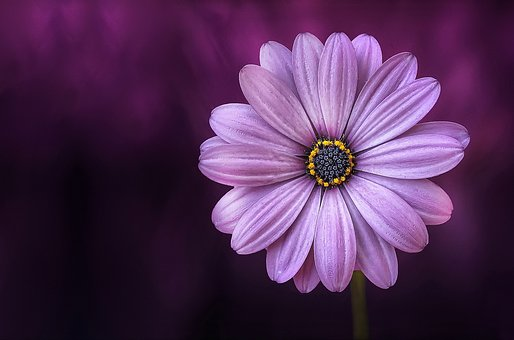
#> input picture project/img.jpg, 514 x 340 px
$ python proj.py
#> lines starting #> are read from the running program, lines starting #| are printed output that depends on the picture; after the words box and inside, x2 and y2 are one past the last pixel; in counts of white or black regions, pixels touching at a corner belong together
import cv2
import numpy as np

def read_img(simpal):
#> called with simpal = './img.jpg'
    img = cv2.imread(simpal)
#> img is the input picture: shape (340, 514, 3); mean B, G, R 84.8, 46.4, 81.3
    return img

def  edge_detection(img,line_wdt,blur):
#> called with line_wdt = 9, blur = 7
    gray = cv2.cvtColor(img,cv2.COLOR_BGR2GRAY)
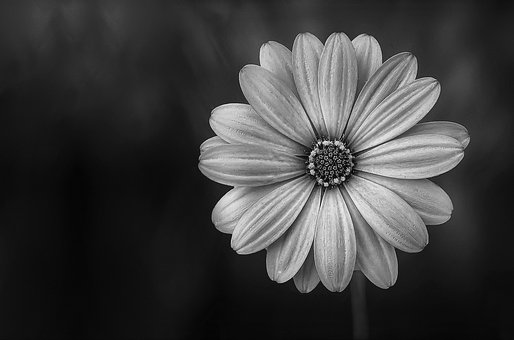
#> gray: shape (340, 514); min 1, max 250, mean 61.2
    grayblur = cv2.medianBlur(gray,blur)
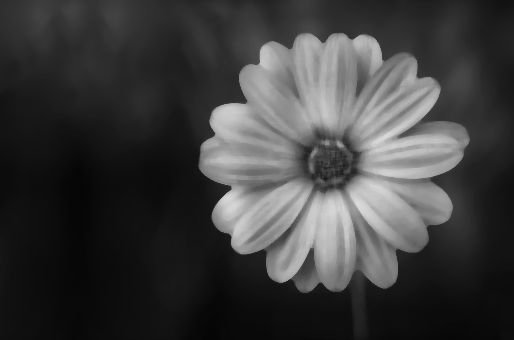
#> grayblur: shape (340, 514); min 5, max 220, mean 61.3
    edges = cv2.adaptiveThreshold(grayblur,255,cv2.ADAPTIVE_THRESH_MEAN_C,cv2.THRESH_BINARY,line_wdt,blur)
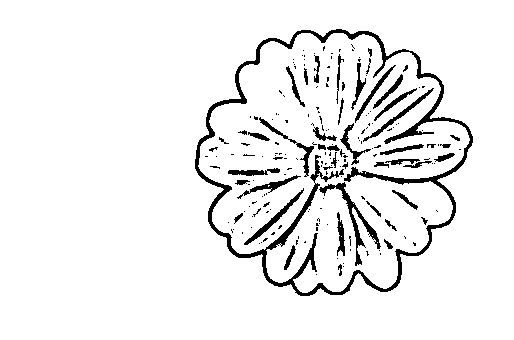
#> edges: shape (340, 514); 93.3% white; 194 black regions (148 under 20 px), largest, box (x1, y1, x2, y2) and area: (195, 29, 473, 296) 5726, (319, 182, 381, 266) 697, (244, 188, 304, 245) 371
    return edges

def color_quantisation(img, k):
#> called with k = 4
    data = np.float32(img).reshape((-1,3))
    criteria = (cv2.TermCriteria_EPS + cv2.TERM_CRITERIA_MAX_ITER,20,0.001)
    ret, label, center = cv2.kmeans(data,k,None,criteria,10,cv2.KMEANS_RANDOM_CENTERS)
#> ret = 98976672.1; center = [[225.4, 159.8, 201.6], [72.47, 26.04, 79.89], [169.1, 107, 156.5], [28.77, 9.73, 26.77]]
    center = np.uint8(center)
#> center = [[225, 159, 201], [72, 26, 79], [169, 106, 156], [28, 9, 26]]
    result = center[label.flatten()]
    result = result.reshape(img.shape)
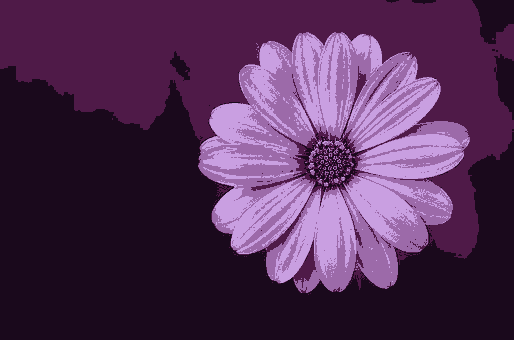
#> result: shape (340, 514, 3); mean B, G, R 84.3, 45.8, 80.6
    return result

img = read_img('./img.jpg')
line_wdt = 9
blur_value = 7
totalColors = 4


edgeImg = edge_detection(img,line_wdt,blur_value)
img = color_quantisation(img,totalColors)
blurred = cv2.bilateralFilter(img, d=7,sigmaColor=200,sigmaSpace=200)
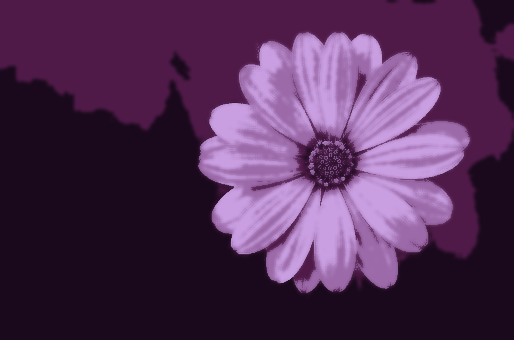
#> blurred: shape (340, 514, 3); mean B, G, R 84.3, 45.8, 80.6
cartoon = cv2.bitwise_and(blurred,blurred,mask=edgeImg)
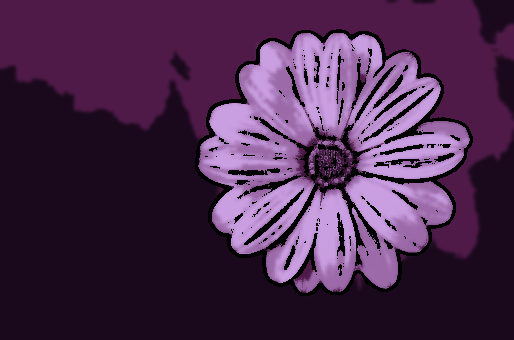
#> cartoon: shape (340, 514, 3); mean B, G, R 76.3, 41.2, 73
cv2.imwrite('cartoon.jpg',cartoon)
